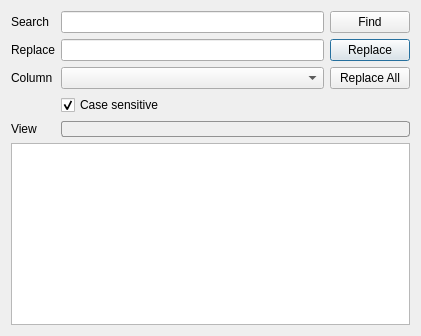
<?xml version="1.0" encoding="UTF-8"?>
<ui version="4.0">
 <class>Dialog</class>
 <widget class="QDialog" name="Dialog">
  <property name="geometry">
   <rect>
    <x>0</x>
    <y>0</y>
    <width>421</width>
    <height>336</height>
   </rect>
  </property>
  <property name="windowTitle">
   <string>Dialog</string>
  </property>
  <layout class="QVBoxLayout" name="verticalLayout">
   <item>
    <layout class="QGridLayout" name="gridLayout">
     <item row="0" column="0">
      <widget class="QLabel" name="lbl_search">
       <property name="text">
        <string>Search</string>
       </property>
       <property name="buddy">
        <cstring>edit_search</cstring>
       </property>
      </widget>
     </item>
     <item row="1" column="2">
      <widget class="QPushButton" name="btn_replace">
       <property name="text">
        <string>Replace</string>
       </property>
       <property name="icon">
        <iconset resource="res/gui_resource.qrc">
         <normaloff>:/main/search_replace.png</normaloff>:/main/search_replace.png</iconset>
       </property>
      </widget>
     </item>
     <item row="0" column="1">
      <widget class="QLineEdit" name="edit_search"/>
     </item>
     <item row="1" column="1">
      <widget class="QLineEdit" name="edit_replace"/>
     </item>
     <item row="2" column="1">
      <widget class="QComboBox" name="column_box"/>
     </item>
     <item row="2" column="0">
      <widget class="QLabel" name="lbl_column">
       <property name="text">
        <string>Column</string>
       </property>
       <property name="buddy">
        <cstring>column_box</cstring>
       </property>
      </widget>
     </item>
     <item row="2" column="2">
      <widget class="QPushButton" name="btn_replace_all">
       <property name="text">
        <string>Replace All</string>
       </property>
       <property name="icon">
        <iconset resource="res/gui_resource.qrc">
         <normaloff>:/main/search_replace.png</normaloff>:/main/search_replace.png</iconset>
       </property>
      </widget>
     </item>
     <item row="1" column="0">
      <widget class="QLabel" name="lbl_replace">
       <property name="text">
        <string>Replace</string>
       </property>
       <property name="buddy">
        <cstring>edit_replace</cstring>
       </property>
      </widget>
     </item>
     <item row="0" column="2">
      <widget class="QPushButton" name="btn_find">
       <property name="text">
        <string>Find</string>
       </property>
       <property name="icon">
        <iconset resource="res/gui_resource.qrc">
         <normaloff>:/main/search.png</normaloff>:/main/search.png</iconset>
       </property>
      </widget>
     </item>
     <item row="4" column="0">
      <widget class="QLabel" name="lbl_expand">
       <property name="text">
        <string>View</string>
       </property>
       <property name="buddy">
        <cstring>column_box</cstring>
       </property>
      </widget>
     </item>
     <item row="4" column="1" colspan="2">
      <widget class="QPushButton" name="expand_btn">
       <property name="styleSheet">
        <string notr="true">background: rgba(100, 100, 100,0); border: 1px solid; border-radius: 3px; border-color: rgb(146, 146, 146);</string>
       </property>
       <property name="text">
        <string/>
       </property>
       <property name="icon">
        <iconset resource="res/gui_resource.qrc">
         <normaloff>:/main/arrow.png</normaloff>
         <normalon>:/main/arrow_up.png</normalon>:/main/arrow.png</iconset>
       </property>
       <property name="checkable">
        <bool>true</bool>
       </property>
       <property name="checked">
        <bool>true</bool>
       </property>
       <property name="flat">
        <bool>true</bool>
       </property>
      </widget>
     </item>
     <item row="3" column="1">
      <widget class="QCheckBox" name="check_case">
       <property name="text">
        <string>Case sensitive</string>
       </property>
       <property name="checked">
        <bool>true</bool>
       </property>
      </widget>
     </item>
    </layout>
   </item>
   <item>
    <layout class="QVBoxLayout" name="view_layout">
     <item>
      <widget class="QTreeView" name="search_view"/>
     </item>
    </layout>
   </item>
  </layout>
 </widget>
 <tabstops>
  <tabstop>edit_search</tabstop>
  <tabstop>edit_replace</tabstop>
  <tabstop>column_box</tabstop>
  <tabstop>btn_find</tabstop>
  <tabstop>btn_replace</tabstop>
  <tabstop>btn_replace_all</tabstop>
 </tabstops>
 <resources>
  <include location="res/gui_resource.qrc"/>
 </resources>
 <connections>
  <connection>
   <sender>edit_search</sender>
   <signal>returnPressed()</signal>
   <receiver>btn_find</receiver>
   <slot>click()</slot>
   <hints>
    <hint type="sourcelabel">
     <x>130</x>
     <y>14</y>
    </hint>
    <hint type="destinationlabel">
     <x>352</x>
     <y>13</y>
    </hint>
   </hints>
  </connection>
  <connection>
   <sender>edit_replace</sender>
   <signal>returnPressed()</signal>
   <receiver>btn_replace</receiver>
   <slot>click()</slot>
   <hints>
    <hint type="sourcelabel">
     <x>166</x>
     <y>37</y>
    </hint>
    <hint type="destinationlabel">
     <x>358</x>
     <y>39</y>
    </hint>
   </hints>
  </connection>
 </connections>
</ui>
